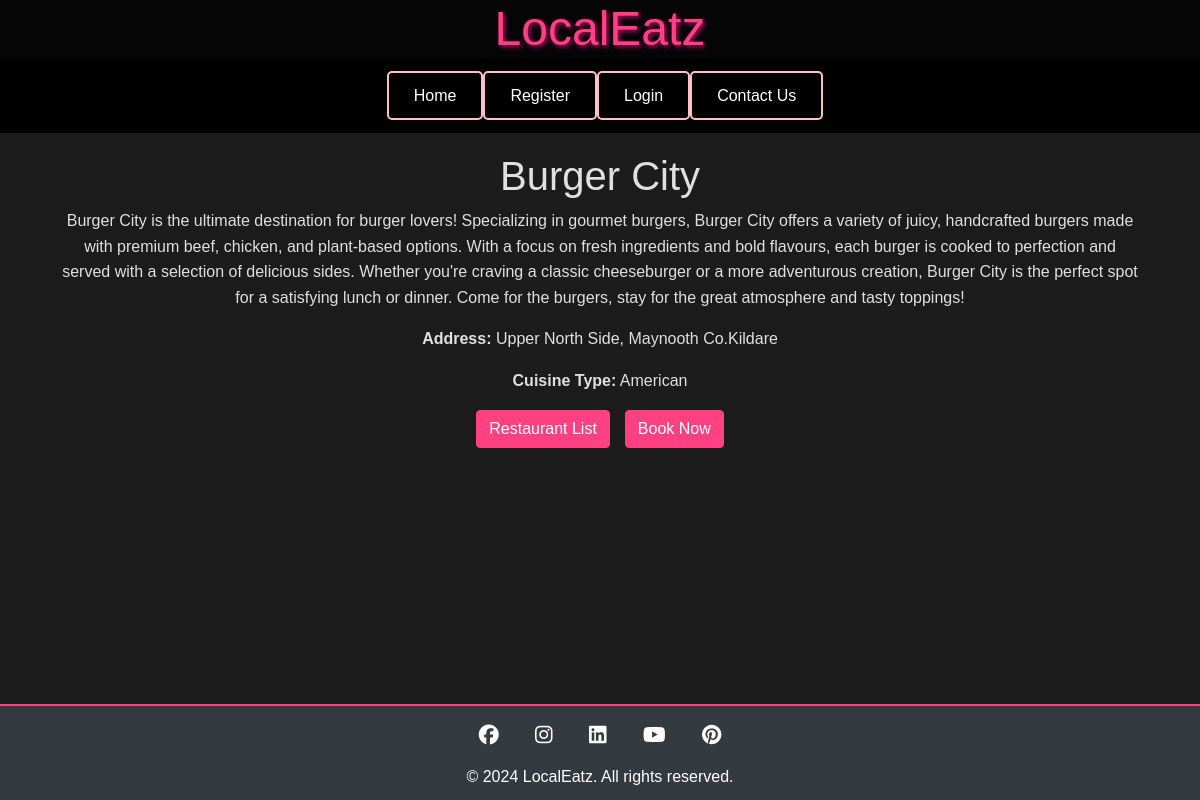
The page /restaurants/restaurant/4/ on the database its author committed.
### restaurants/models.py (models this page shows, shortened)
class Restaurant(models.Model):
    name = models.CharField(max_length=255)
    address = models.CharField(max_length=255)
    description = models.TextField(blank=True)
    max_tables = models.PositiveIntegerField(default=3)
    cuisine_type = models.CharField(max_length=100, blank=True)

### restaurants/views.py (the view)
# urls.py: path('restaurant/<int:id>/', views.restaurant_detail, name='restaurant_detail'),
def restaurant_detail(request, id):
    restaurant = get_object_or_404(Restaurant, pk=id)
    return render(request, 'restaurants/restaurant_detail.html', {'restaurant': restaurant})

### restaurants/templates/restaurants/restaurant_detail.html (shortened to what this page needs)
{% extends 'base.html' %}
{% block content %}
    <div class="container text-center py-4">
        <h1>{{ restaurant.name }}</h1>
        <p>{{ restaurant.description }}</p>
        <p><strong>Address:</strong> {{ restaurant.address }}</p>
        <p><strong>Cuisine Type:</strong> {{ restaurant.cuisine_type }}</p>
        <div class="d-flex justify-content-center mt-3">
            <a href="{% url 'restaurant_list' %}" class="btn btn-primary" style="margin-right: 15px;">Restaurant List</a>
            <a href="{% url 'create_booking' restaurant.id %}" class="btn btn-primary">Book Now</a>
        </div>
    </div>
{% endblock %}

### static/css/base.css (style rules this page uses)
* { margin: 0; padding: 0; box-sizing: border-box; }
body { font-family: 'Arial', sans-serif; background: #1c1c1c; color: #e0e0e0; line-height: 1.6; padding: 0; margin: 0; }
.btn-primary { background-color: #ff4081; color: #fff; border-radius: 4px; border-color: #ff4081; }

### rows shown on the page
Restaurant: name "Burger City", description "Burger City is the ultimate destination for burger lovers! Specializing in gourmet burgers, Burger City offers a variety of juicy, handcrafted burgers made with premium beef, chicken, and plant-based options. With a focus on fresh ingredients and bold flavours, each burger is cooked to perfection and served with a selection of delicious sides. Whether you're craving a classic cheeseburger or a more adventurous creation, Burger City is the perfect spot for a satisfying lunch or dinner. Come for the burgers, stay for the great atmosphere and tasty toppings!", address "Upper North Side, Maynooth Co.Kildare", cuisine_type "American"
